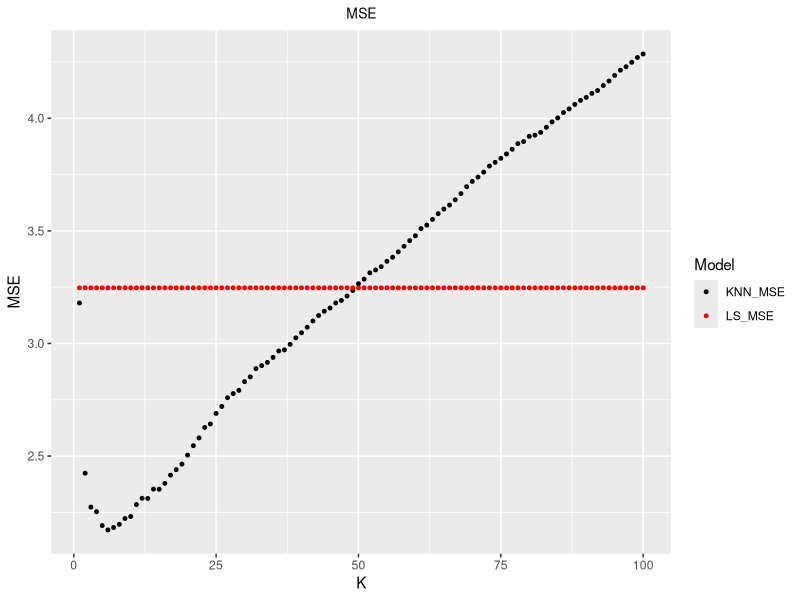

This figure's R source:
## ---- chunk 1
knitr::opts_chunk$set(echo = TRUE)
## ---- chunk 2
# Question 1 
# myknn function Question 1.a
myknn = function(xtest,xtrain,ytrain,k){
  y_hat = matrix(0,nrow(xtest),1)
  for (i in 1:nrow(xtest)){
    d=matrix(0,nrow(xtrain),1)
    for (j in 1:nrow(xtrain)){
      d[j] = sqrt(sum((xtest[i,]-xtrain[j,])^2))
    }
    d_index =  order(d)[1:k]
    y_hat[i] = mean(ytrain[d_index])
  }
  return(y_hat)
}
## ---- chunk 3
library(MASS)
n=1000
p=5
set.seed(1)
Sigma = matrix(0,5,5)
for (i in 1:5){
  for (j in 1:5){
Sigma[i,j] = 0.5^(abs(i-j))
  }
}
Z = mvrnorm(n, mu=c(1,2,3,4,5), Sigma=Sigma) 
e = rnorm(1000,0,1)
Y = Z[,1]+Z[,2]+(Z[,3]-2.5)^2+e
# Print the first three data of Y
print(Y[1:3])
## ---- chunk 4
# Question 1.c   MSE when k = 5
Y_train<- Y[1:400]
Xtrain <- Z[1:400,]
Xtest <- Z[401:1000,]
y_true = Y[401:1000]
y_predict = myknn(Xtest,Xtrain,Y_train,5)
MSE <- sum((y_predict-y_true)^2)/nrow(y_predict)
print(MSE) 
## ---- chunk 5

# Question 1.d
MSE = matrix(0,100,1)
for (k in 1:100){
  Y_train<- Y[1:400]
  Xtrain <- Z[1:400,]
  Xtest <- Z[401:1000,]
  y_true = Y[401:1000]
  y_predict = myknn(Xtest,Xtrain,Y_train,k)
  MSE[k] <- sum((y_predict-y_true)^2)/nrow(y_predict)
}
datawhole <-as.data.frame(cbind(MSE,seq(1,100,1)))
colnames(datawhole)<-c("KNN_MSE","K")
lm<-lm(Y_train~Xtrain)
Ytest_pred_lm=lm$coef[1]+lm$coef[2]*Xtest[,1]+lm$coef[3]*Xtest[,2]+lm$coef[4]*Xtest[,3]+lm$coef[5]*Xtest[,4]+lm$coef[6]*Xtest[,5]
datawhole$LS_MSE=sum((Ytest_pred_lm-y_true)^2)/length(Ytest_pred_lm)
# plot
library(ggplot2)
library(reshape2)
data.graph<-melt(datawhole,id.vars="K")
ggplot(data=data.graph,aes(x=K,y=value,col=variable))+
  geom_point(size=1)+
  xlab('K')+ylab('MSE') +
  scale_colour_manual(name = 'Model',values=c('black','red'),labels = c('KNN_MSE','LS_MSE'))+
  labs(title="MSE")+
  theme(plot.title=element_text(colour="black",size=10, hjust = 0.5))
## ---- chunk 6
mylm_g=function(x,y, beta, delta, epsilon,maxitr){
  grad = matrix(0,ncol(x),1)
  while(k<=maxitr){
  #for (i in 1:nrow(x)){
      #grad = grad + as.matrix(x[i,])%*%(as.matrix(y[i])-(t(as.matrix(x[i,])))%*%beta)
     #}
    grad<-(-1)/nrow(x)*t(x)%*%(y-x%*%beta)
     if(sqrt(sum((delta*grad)^2))>epsilon){
      beta<-beta-delta*grad
    }
    else {
      break
    }
    k = k+1
  }
  return(beta)
}
## ---- chunk 7
library(mlbench)
data(BostonHousing2)
X = BostonHousing2[, !(colnames(BostonHousing2) %in% c("medv", "town", "tract", "cmedv"))]
X = data.matrix(X)
X = scale(X)
Y = as.vector(scale(BostonHousing2$cmedv))
k=0 # iteration 
est<-mylm_g(X,Y,matrix(0,ncol(X),1),0.1,10^(-14),10000) # estimation of beta
true<-lm(Y~X-1)$coefficients  # true value of beta
print(est)
print(true)
